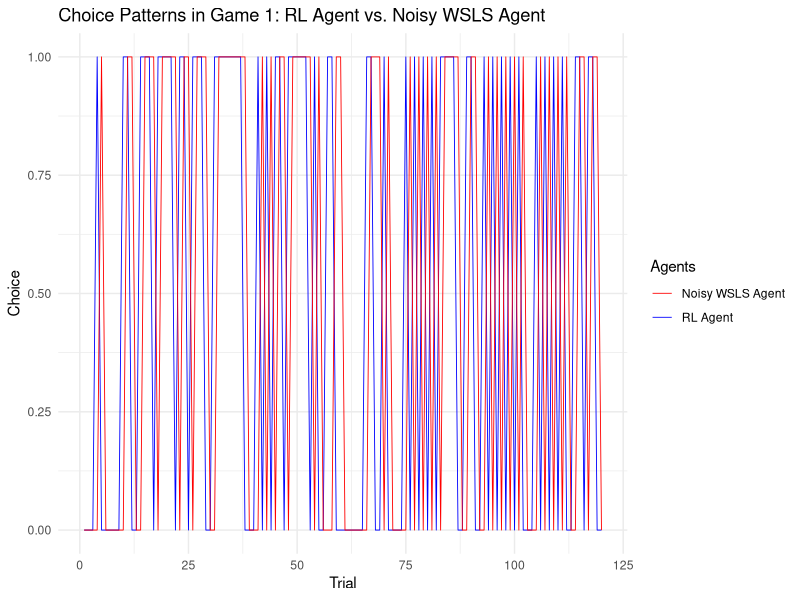
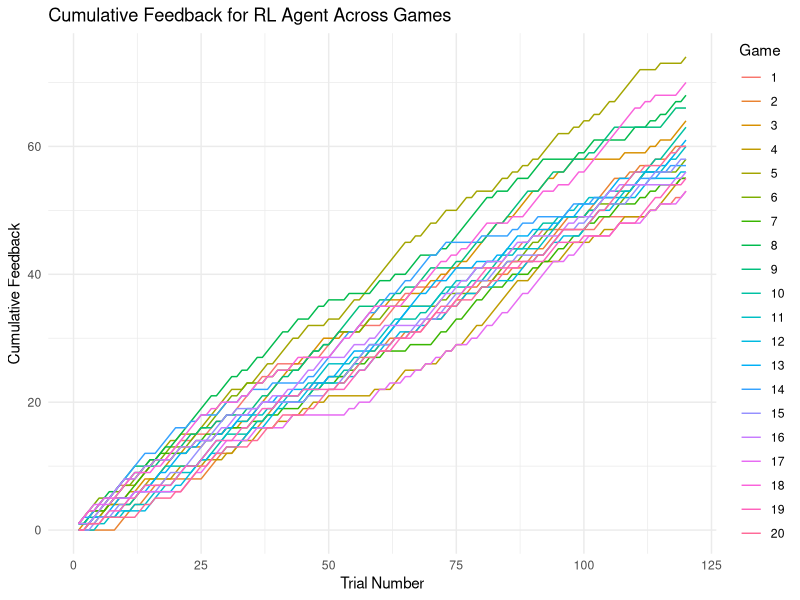

Reproduce these figures in R, in order.
## ---- chunk 1
knitr::opts_chunk$set(echo = TRUE)
## ---- chunk 2

softmax_f <- function(exp_values, theta) {
  probabilities <- exp(exp_values * theta) / sum(exp(exp_values * theta))
  return(probabilities) 
}

## ---- chunk 3

ValueUpdate_f <- function(value, alpha, choice, feedback) {
  PE <- feedback - value
  
  v1 <- value[1] + alpha * (1 - choice) * (feedback - value[1])
  v2 <- value[2] + alpha * choice * (feedback - value[2])
  
  updatedValue <- c(v1, v2)
  
  return(updatedValue)
}

## ---- chunk 4

RL_agent_f <- function(value, alpha, theta, feedback) {

  # here we use softmax to decide the probability of choosing each option
  choice_probabilities <- softmax_f(value, theta)
  
  # make a choice based on the calculated probabilities outputted from softmax
  choice <- sample(c(0, 1), size = 1, prob = choice_probabilities)
  
  # update values based on the choice made and feedback received
  updatedValue <- ValueUpdate_f(value, alpha, choice, feedback)
  
  # return the choice and the updated values
  return(list(choice = choice, updatedValue = updatedValue))
}
  
  
## ---- chunk 5

# WSLS Agent function with noise 
WSLSAgentNoise_f <- function(prevChoice, Feedback, noise){

  if (Feedback == 1) {
    choice <- prevChoice
  } else if (Feedback == 0) {
    choice <- 1 - prevChoice
  }
  
  # applying noise
  if (rbinom(1, 1, noise) == 1) {
    choice <- rbinom(1, 1, 0.5)
  }
  
  return(choice)
}
## ---- chunk 6
# parameters for the RL Agent
alpha <- 0.1  # learning rate
theta <- 0.5  # temperature parameter for softmax

# parameters for the noisy WSLS Agent
noise <- 0.1  # probability of choosing randomly due to noise

# number of games and trials
num_games <- 20
num_trials <- 120

# store results
results <- list()

for (game in 1:num_games) {
  # initial values for both agents
  RL_value <- c(0.5, 0.5)  # initial expected values for RL Agent
  WSLS_prevChoice <- sample(c(0, 1), size = 1)  # initial choice for WSLS Agent
  WSLS_Feedback <- 0  # initial feedback (assume loss)
  
  game_results <- list()
  
  for (trial in 1:num_trials) {
    # RL agent makes a choice and updates values
    RL_outcome <- RL_agent_f(RL_value, alpha, theta, WSLS_Feedback)
    RL_choice <- RL_outcome$choice
    RL_value <- RL_outcome$updatedValue
    
    # noisy WSLS Agent makes a choice
    WSLS_choice <- WSLSAgentNoise_f(WSLS_prevChoice, WSLS_Feedback, noise)
    
    # determine feedback based on choices (simple rule: same choice = win, different choice = lose)
    if (RL_choice == WSLS_choice) {
      RL_Feedback <- 1  # Win
      WSLS_Feedback <- 1
    } else {
      RL_Feedback <- 0  # Lose
      WSLS_Feedback <- 0
    }
    
    # update WSLS's previous choice
    WSLS_prevChoice <- WSLS_choice
    
    # record trial results
    game_results[[trial]] <- list(RL_choice = RL_choice, WSLS_choice = WSLS_choice, RL_Feedback = RL_Feedback, WSLS_Feedback = WSLS_Feedback)
  }
  
  results[[game]] <- game_results
}

## ---- chunk 7
# Simulating Data: 
# The Two Agents Playing Against Each Other
# One game is 120 trials, they play 20 games.

set.seed(1984)

alpha <- 0.1 # RL
theta <- 0.5 # RL
noise <- 0.1 # WSLS

num_games <- 20 
num_trials <- 120

# initialize lists to store data
RL_data <- list()
WSLS_data <- list()

# simulate interactions for multiple games
for (game in 1:num_games) {
  # empty vectors to store choices 
  RL_choices <- vector("list", length = num_trials)
  WSLS_choices <- vector("list", length = num_trials)
  RL_feedback <- rep(NA, num_trials)
  WSLS_feedback <- rep(NA, num_trials)
  RL_value <- c(0.5, 0.5)

  # simulate interactions 
  for (i in 1:num_trials) {
    if (i == 1) {
      # initialize first choices randomly for both agents 
      RL_choices[[i]] <- sample(c(0,1), 1)
      WSLS_choices[[i]] <- sample(c(0,1), 1)    

      if (RL_choices[[i]] == WSLS_choices[[i]]) {
        RL_feedback[i] <- 1  # Win
        WSLS_feedback[i] <- 0
      } else {
        RL_feedback[i] <- 0  # Lose
        WSLS_feedback[i] <- 1
      }

    } else {

      # RL agent makes a choice and updates values
      RL_outcome <- RL_agent_f(RL_value, alpha, theta, WSLS_feedback[i-1])
      RL_choice <- RL_outcome$choice
      RL_value <- RL_outcome$updatedValue
      WSLS_prevChoice <- WSLS_choices[[i-1]]

      # noisy WSLS Agent makes a choice
      WSLS_choice <- WSLSAgentNoise_f(WSLS_prevChoice, WSLS_feedback[i-1], noise)

      # determine feedback based on choices (simple rule: same choice = win, different choice = lose)
      if (RL_choice == WSLS_choice) {
        RL_feedback[i] <- 1  # Win
        WSLS_feedback[i] <- 0
      } else {
        RL_feedback[i] <- 0  # Lose
        WSLS_feedback[i] <- 1
      }

      # record trial results
      RL_choices[[i]] <- RL_choice
      WSLS_choices[[i]] <- WSLS_choice
    }
  }

  # append results to lists
  RL_data[[game]] <- list(n = num_trials, h = RL_choices, feedback = RL_feedback)
  WSLS_data[[game]] <- list(n = num_trials, h = WSLS_choices, feedback = WSLS_feedback)
}

# save data as lists
save_data <- list(RL_data = RL_data, WSLS_data = WSLS_data)

## ---- chunk 8
library(ggplot2)
library(dplyr)
## ---- chunk 9
# extract data for plotting
results_df <- data.frame(
  Game = rep(1:num_games, each = num_trials),  
  Trial = rep(1:num_trials, times = num_games),  
  RL_Choice = numeric(num_games * num_trials),
  WSLS_Choice = numeric(num_games * num_trials)
)

## ---- chunk 10
for (trial in 1:num_trials) {
  results_df$RL_Choice[trial] <- results[[1]][[trial]]$RL_choice
  results_df$WSLS_Choice[trial] <- results[[1]][[trial]]$WSLS_choice
}
## ---- chunk 11
library(ggplot2)

ggplot(results_df[results_df$Game == 1, ], aes(x = Trial)) +
  geom_line(aes(y = RL_Choice, color = "RL Agent"), size = 0.3) +
  geom_line(aes(y = WSLS_Choice, color = "Noisy WSLS Agent"), size = 0.3) +
  labs(title = "Choice Patterns in Game 1: RL Agent vs. Noisy WSLS Agent", y = "Choice", x = "Trial") +
  scale_color_manual(name = "Agents", values = c("RL Agent" = "blue", "Noisy WSLS Agent" = "red")) +
  theme_minimal()

## ---- chunk 12
library(ggplot2)
library(dplyr)

# Initialize an empty list to store cumulative feedback for each game
cumulative_feedback <- list()

# Iterate over each game to calculate cumulative feedback
for (game in 1:num_games) {
  cumulative <- 0
  feedback <- numeric(num_trials)
  
  # Iterate over each trial in the game
  for (trial in 1:num_trials) {
    # Add feedback of the current trial to cumulative feedback
    cumulative <- cumulative + results[[game]][[trial]]$RL_Feedback
    feedback[trial] <- cumulative
  }
  
  cumulative_feedback[[game]] <- feedback
}

# Create a data frame to store the cumulative feedback for each game
feedback_df <- data.frame(
  Game = rep(1:num_games, each = num_trials),
  Trial = rep(1:num_trials, times = num_games),
  Cumulative_Feedback = unlist(cumulative_feedback)
)

# Plot cumulative feedback for RL agent across all games
ggplot(feedback_df, aes(x = Trial, y = Cumulative_Feedback, color = as.factor(Game))) +
  geom_line() +
  labs(title = "Cumulative Feedback for RL Agent Across Games",
       x = "Trial Number",
       y = "Cumulative Feedback") +
  theme_minimal() +
  scale_color_discrete(name = "Game")  # Set color scale for different games


